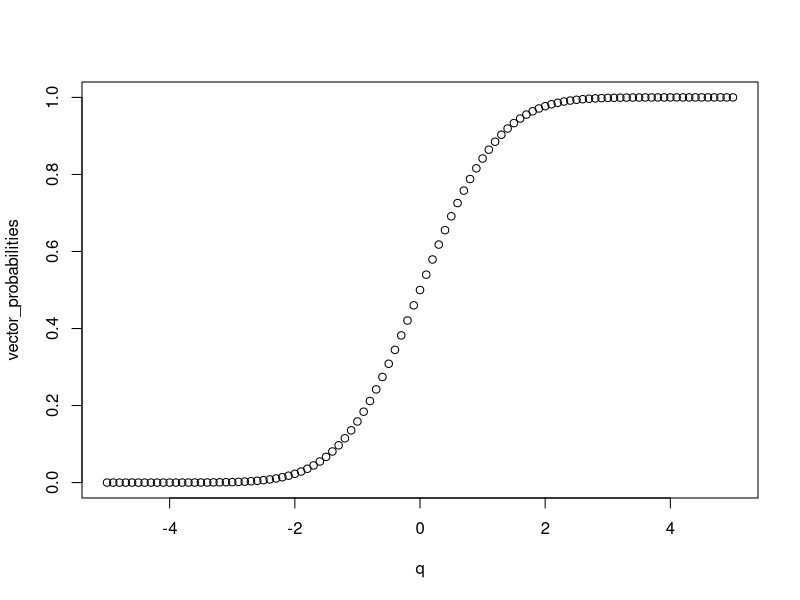
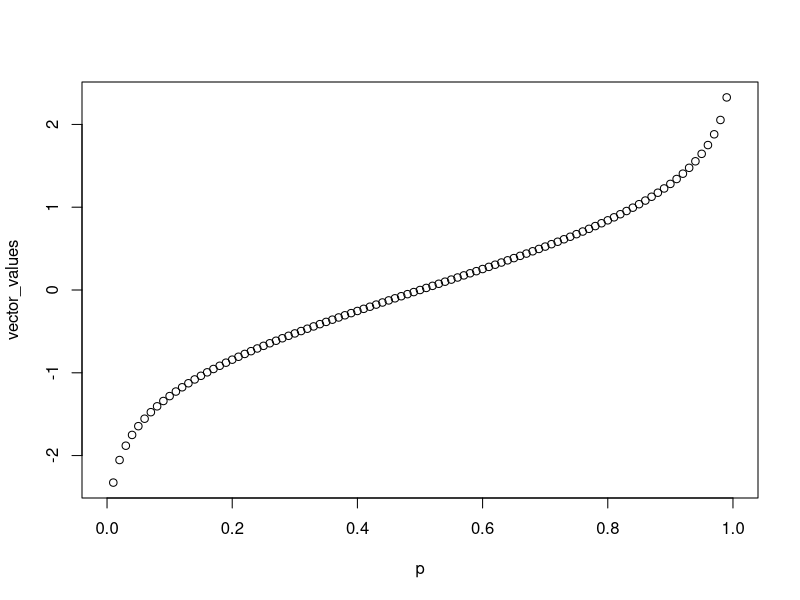
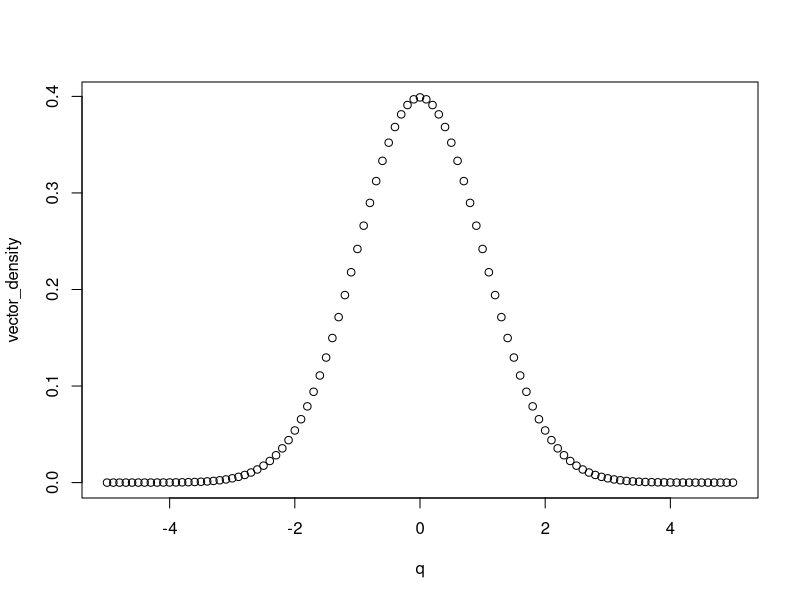
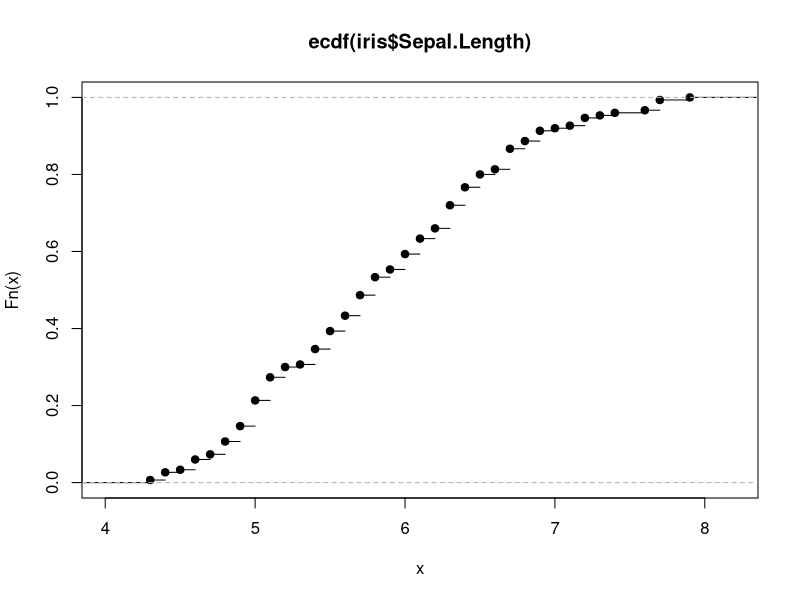

Reproduce these figures in R, in order. (Note: this script raises an error after producing the figures.)
###Query distributions and probablities###
#Plot the cumulative distribution function in the range [-5,5]
q <- seq(-5,5, by=0.1)
vector_probabilities <- pnorm(q, mean=0, sd=1)
plot(x=q, y=vector_probabilities)
q
vector_probabilities

#Plot the inverse cumulative distribution function for quantiles in 0.01 increment
p <- seq(0,1, by=0.01)
p
vector_values <- qnorm(p, mean = 0, sd=1)
vector_values
plot(x=p, y=vector_values)

#Plot the density function in the range [-5,5]
vector_density <- dnorm(q, mean=0, sd=1)
vector_density
plot(x=q, y=vector_density)
#What is the probability of observing a value greater than 2?
greater_than_2 <- 1-pnorm(2)
greater_than_2
#2.28
#What is the probability of observing a value between -2 and 2?
between_2 = pnorm(2) - pnorm(-2)
between_2
#What is the probability of observing a value more extreme than -2 or 2?
extreme <- pnorm(-2) + (1-pnorm(2))
extreme

#Use the ecdf() function to compute the empirical cumulative distribution function for the variable
#Sepal.Length in the iris data set
iris

iris_ecdf <- ecdf(iris$Sepal.Length)
str(iris_ecdf)

#Use the plot() function to visualise the empirical cumulative distribution function.
plot(iris_ecdf)

#Use the knots() function on the ecdf output and compare this with the list of unique values for the
#variable Sepal.Length
unique(iris$Sepal.Length) #getting the unique values -unsorted-
knots(iris_ecdf) #getting the unique values sorted
sort(unique(iris$Sepal.Length)) #same as knots function
iris_ecddf(6) #probability of value less than 6

#Use the summary() function to view some information about each column
summary(iris)
summary(iris$Sepal.Length)
summary(iris$Sepal.Width)
summary(iris$Petal.Length)
summary(iris$Petal.Width)
summary(iris$Species)

#Visualise the distribution of Sepal.Length , stratified by species
par(mfrow=c(2,2))
hist(iris[iris$Species =="setosa",]$Sepal.Length, breaks=10, labels= FALSE, main=NULL, col= "red")
hist(iris[iris$Species =="versicolor",]$Sepal.Length, breaks=10, labels= FALSE, main=NULL, col= "green")
hist(iris[iris$Species =="virginica",]$Sepal.Length, breaks=10, labels= FALSE, main=NULL, col= "blue")

#Trials:
#plot(x=iris$Species, y=iris$Sepal.Length)
#plot(iris$Sepal.Length)
#shapiro.test(iris$Sepal.Length)
#sepal_length_setosa <- c(iris$Sepal.Length & iris$Species == "setosa")
#sepal_length_setosa

par(mfrow=c(1,1))
plot.new()
plot.window(xlim= c(4.3, 7.9), ylim= c(0,2))
lines(density(iris[iris$Species == "setosa",]$Sepal.Length), col= "red")
lines(density(iris[iris$Species == "versicolor",]$Sepal.Length), col= "green")
lines(density(iris[iris$Species == "virginica",]$Sepal.Length), col= "blue")
range(iris$Sepal.Length)
axis(side=1, at=seq(4,8))
axis(side=2, at=seq(0,2,0.2))


shapiro.test(iris$Sepal.Length)
shapiro.test(iris[iris$Species == "setosa",]$Sepal.Length)
shapiro.test(iris[iris$Species == "versicolor",]$Sepal.Length)
shapiro.test(iris[iris$Species == "virginica",]$Sepal.Length)

#is there a significant variant between species in sepal length
anova_iris <- aov(Sepal.Length ~ Species, data=iris)
summary(anova_iris)
kruskal_iris <- kruskal.test(Sepal.Length ~ Species, data=iris)
kruskal_iris

#running tukeys test for multiple comparison
tukey_test <- TukeyHSD((anova_iris))
str(tukey_test)
View(tukey_test$Species)
